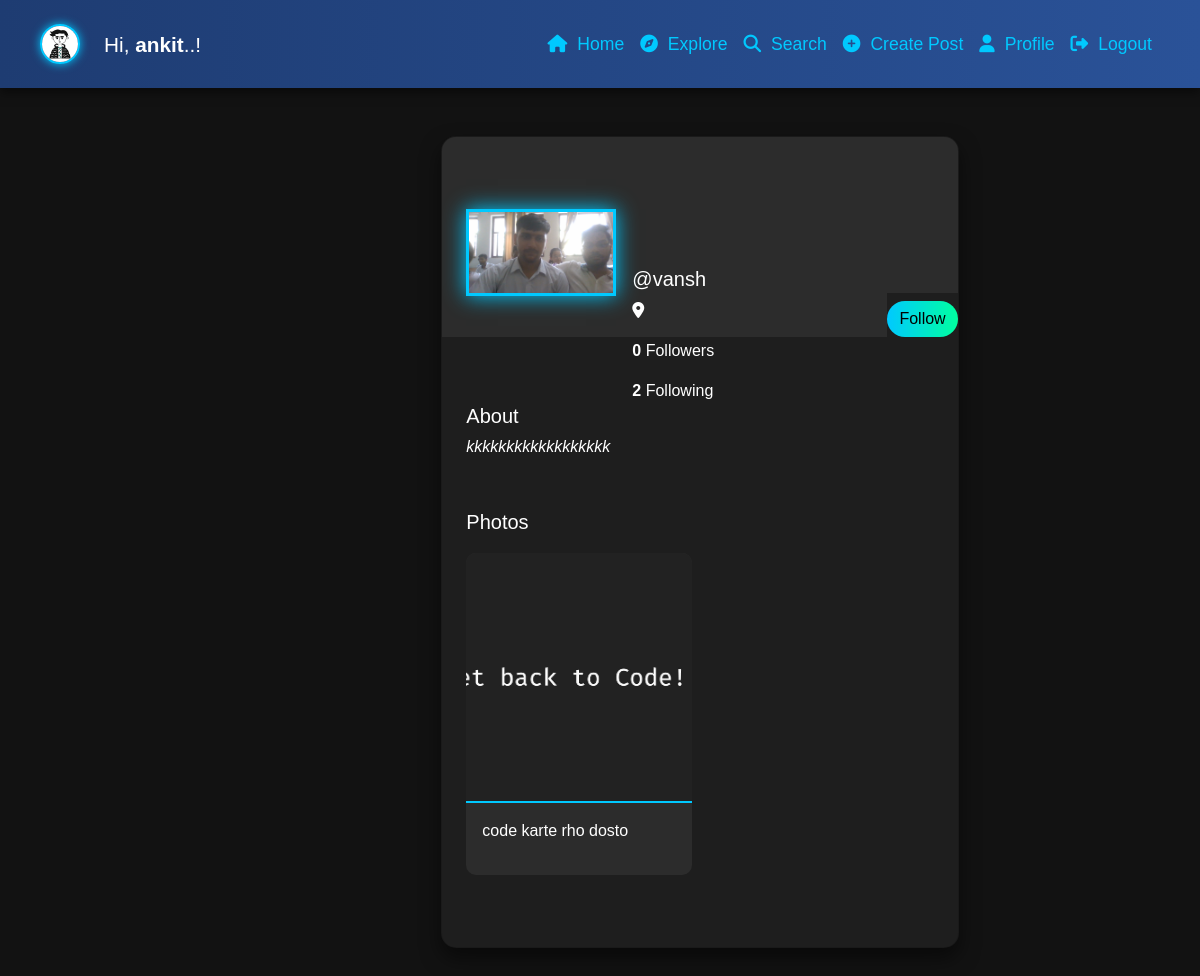
Screenshot of /profile/vansh (signed in) with the database file from the repository.
### userauth/models.py (models this page shows, shortened)
class Profile(models.Model):
    user = models.ForeignKey(User, on_delete=models.CASCADE)
    id_user = models.IntegerField(primary_key=True, default=0)
    bio = models.TextField(blank=True, default='')
    profileimg = models.ImageField(upload_to='profile_images', default='blank-profile-picture.png')
    location = models.CharField(max_length=100, blank=True, default='')

class Post(models.Model):
    id = models.UUIDField(primary_key=True, default=uuid.uuid4)
    user = models.CharField(max_length=100)
    image = models.ImageField(upload_to='post_images', blank=True, null=True)
    caption = models.TextField(blank=True)
    created_at = models.DateTimeField(default=datetime.now)
    no_of_likes = models.IntegerField(default=0)

### userauth/views.py (the view, shortened to what this page needs)
# urls.py: path('profile/<str:id_user>', views.profile),
@login_required(login_url='/loginn')
def profile(request,id_user):
    try:
        user_object = User.objects.get(username=id_user)
        profile = Profile.objects.get(user=request.user)
        user_profile = Profile.objects.get(user=user_object)
        user_posts = Post.objects.filter(user=id_user).order_by('-created_at')
        user_post_length = len(user_posts)
        follower = request.user.username
        user = id_user
        if Followers.objects.filter(follower=follower, user=user).first():
            follow_unfollow = 'Unfollow'
        else:
            follow_unfollow = 'Follow'
        user_followers = len(Followers.objects.filter(user=id_user))
        user_following = len(Followers.objects.filter(follower=id_user))
        context = {
            'user_object': user_object,
            'user_profile': user_profile,
            'user_posts': user_posts,
            'user_post_length': user_post_length,
            'profile': profile,
            'follow_unfollow':follow_unfollow,
            'user_followers': user_followers,
            'user_following': user_following,
        }
        return render(request, 'profile.html', context)
    except User.DoesNotExist:
        return redirect('/')

### templates/profile.html (shortened to what this page needs)
{% load static %}
<!DOCTYPE html>
<html lang="en">
<head>
    <link rel="stylesheet" href="https://maxcdn.bootstrapcdn.com/bootstrap/4.5.2/css/bootstrap.min.css">
    <link href="https://cdn.jsdelivr.net/npm/bootstrap@5.0.2/dist/css/bootstrap.min.css" rel="stylesheet"
>
    <link rel="stylesheet" href="{% static 'css/app.css' %}">
</head>
<body>
    <div class="container-fluid">
        <div class="row">
            <nav class="navbar navbar-expand-lg p-3">
                <div class="container-fluid">
                    <a class="navbar-brand" href="/"><img src="{{profile.profileimg.url}}" alt="Profile Picture" class="profile-pic"></a>
                    <span class="navbar-text text-white ms-2" style="font-size: 1.3rem;">Hi,<b> {{profile.user.username}}</b>..!</span>
                    <div class="collapse navbar-collapse" id="navbarNav">
                        <ul class="navbar-nav ms-auto">
                            <li class="nav-item">
                                <a class="nav-link" href="/"><i class="fa-solid fa-house"></i> Home</a>
                            </li>
                            <li class="nav-item">
                                <a class="nav-link" href="/explore"><i class="fa-solid fa-compass"></i> Explore</a>
                            </li>
                            <li class="nav-item">
                                <a class="nav-link" href="#" data-bs-toggle="modal" data-bs-target="#exampleModal3"><i class="fa-solid fa-magnifying-glass"></i> Search</a>
                            </li>
                            <li class="nav-item">
                                <a class="nav-link" href="#" data-bs-toggle="modal" data-bs-target="#exampleModal"><i class="fa-solid fa-circle-plus"></i> Create Post</a>
                            </li>
                            <li class="nav-item">
                                <a class="nav-link" href="/profile/{{user}}"><i class="fa-solid fa-user"></i> Profile</a>
                            </li>
                            <li class="nav-item">
                                <a class="nav-link" href="/logoutt"><i class="fa-solid fa-right-from-bracket"></i> Logout</a>
                            </li>
                        </ul>
                    </div>
                </div>
            </nav>
            <main role="main" class="col-md-9 ml-sm-auto col-lg-10 px-md-4">
                <section class="gradient-custom-2">
                    <div class="container py-5">
                        <div class="row d-flex justify-content-center align-items-center h-100">
                            <div class="col col-lg-9 col-xl-7">
                                <div class="card">
                                    <div class="profile-header rounded-top d-flex flex-row" style="height:200px;">
                                        <div class="ms-4 mt-5 d-flex flex-column" style="width: 150px;">
                                            {% if user_profile.profileimg %}
                                            <img src="{{user_profile.profileimg.url}}"
                                                alt="Profile Picture"
                                                class="img-fluid profile-img mt-4 mb-2"
                                                style="width: 150px; z-index: 1">
                                            {% else %}
                                            <img src="{% static 'images/blank-profile-picture.png' %}"
                                                alt="Default Profile Picture"
                                                class="img-fluid profile-img mt-4 mb-2"
                                                style="width: 150px; z-index: 1">
                                            {% endif %}
                                        </div>
                                        <div class="ms-3" style="margin-top: 130px;">
                                            <h5>@{{user_profile.user}}</h5>
                                            <p><i class="fa-solid fa-location-dot"></i> {{user_profile.location}}</p>
                                            <p><strong>{{ user_followers }}</strong> Followers</p>
                                            <p><strong>{{ user_following }}</strong> Following</p>
                                        </div>
                                        <div style="margin-inline-start: auto; margin-top: auto; background:#1e1e1e;">
                                            <form action="/follow" method="POST">
                                                {% if user != user_profile.user %}
                                                <button type="submit" class="btn btn-custom mt-2"
                                                    data-bs-toggle="modal" data-bs-target="#exampleModal1">
                                                    {{follow_unfollow}}
                                                </button>
                                                {% endif %}
                                            </form>
                                        </div>
                                    </div>
                                    <div class="card-body p-4" style="margin-top: 40px;">
                                        <div class="mb-5">
                                            <p class="lead fw-normal mb-1">About</p>
                                            <p class="font-italic mb-1">{{user_profile.bio}}</p>
                                        </div>
                                        <div class="mb-5">
                                            <p class="lead fw-normal mb-3">Photos</p>
                                            <div class="image-grid">
                                                {% for pos in user_posts %}
                                                <div class="image-item">
                                                    {% if pos.image %}
                                                        <img src="{{pos.image.url}}" alt="Post Image">
                                                    {% endif %}
                                                    <div class="p-3">
                                                        <p>{{pos.caption}}</p>
                                                    </div>
                                                </div>
                                                {% endfor %}
                                            </div>
                                        </div>
                                    </div>
                                </div>
                            </div>
                        </div>
                    </div>
                </section>
            </main>
        </div>
    </div>
</body>
</html>

### templates/profile.html (style rules this page uses)
body { background: #121212; color: #fff; font-family: 'Poppins', sans-serif; margin: 0; padding: 0; overflow-x: hidden; scroll-behavior: smooth; }
a { text-decoration: none; color: #00c9ff; transition: color 0.3s ease-in-out; }
.navbar { background: linear-gradient(90deg, #1e3c72, #2a5298); backdrop-filter: blur(10px); box-shadow: 0 4px 10px rgba(0, 0, 0, 0.5); transition: all 0.3s ease-in-out; }
.navbar .profile-pic { width: 40px; height: 40px; object-fit: cover; border: 2px solid #00c9ff; border-radius: 50%; box-shadow: 0 0 10px #00c9ff; transition: all 0.3s; }
.nav-link { font-size: 1.1rem; padding: 15px 10px; color: #00c9ff; display: flex; align-items: center; transition: all 0.3s ease-in-out; }
.nav-link i { margin-right: 10px; transition: transform 0.3s; }
.card { background: #1e1e1e; backdrop-filter: blur(8px); border-radius: 15px; box-shadow: 0 10px 20px rgba(0, 0, 0, 0.5); overflow: hidden; transition: transform 0.3s, box-shadow 0.3s; }
.profile-header { background: #2c2c2c; color: white; }
.profile-img { border: 3px solid #00c9ff; box-shadow: 0 0 20px #00c9ff; transition: transform 0.3s; }
.btn-custom { background: linear-gradient(90deg, #00c9ff, #00ff9f); color: #000; border: none; border-radius: 30px; transition: all 0.3s; }
.image-grid { display: grid; grid-template-columns: repeat(auto-fill, minmax(200px, 1fr)); gap: 15px; }
.image-item { background: #2c2c2c; border-radius: 10px; overflow: hidden; transition: transform 0.3s, box-shadow 0.3s; }
.image-item img { width: 100%; height: 250px; object-fit: cover; border-bottom: 2px solid #00c9ff; }

### rows the page displays
Profile: profileimg (picture), user.username "ankit"
Profile: profileimg (picture), user "vansh", bio "kkkkkkkkkkkkkkkkkk"
Post: image (picture), caption "code karte rho dosto"

### other values shown
{{ user_followers }} "0"
{{ user_following }} "2"
{{ follow_unfollow }} "Follow"
